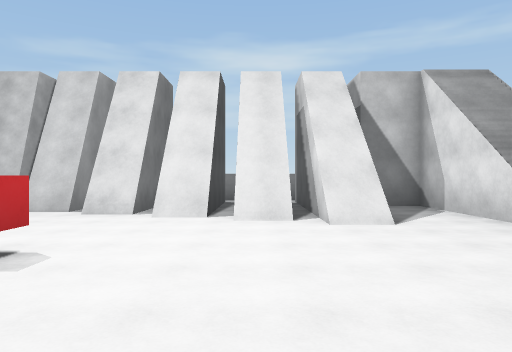
view 1 (above)

18 first-person views from a walk through a Unity game level. The camera is 1.5 m above the floor, looks level and sees 70° across. The floor is counted in squares, 2 m on a side. Each view is taken from the middle of a square. On the plan, view 1 faces up. The plan holds only what a view shows up to about 11 squares ahead; the rest is blank. The place goes on beyond the plan.

view 2
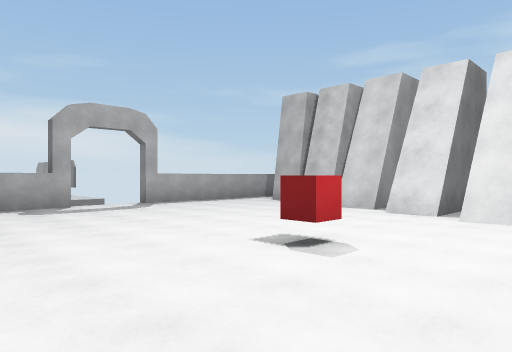

view 3
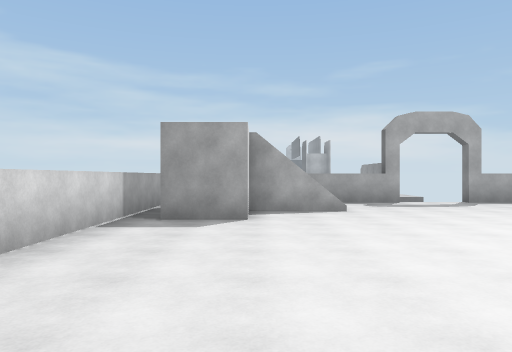

view 4
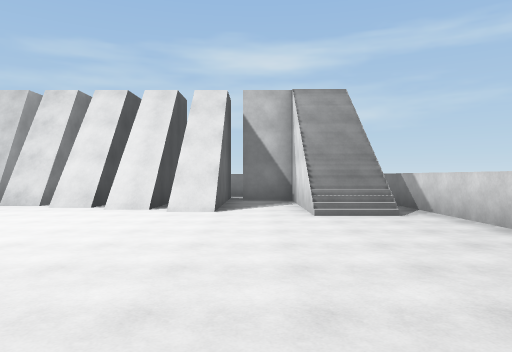

view 5
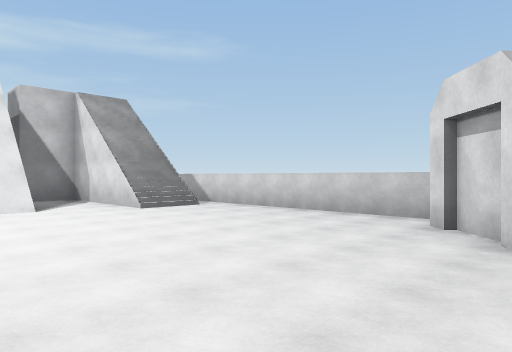

view 6
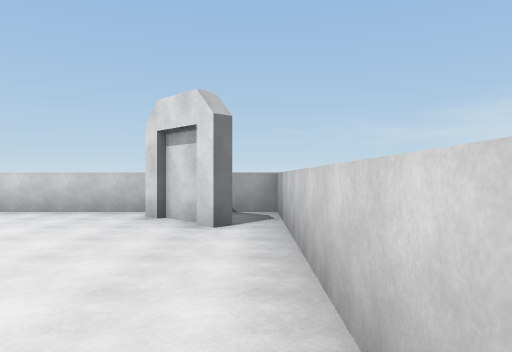

view 7
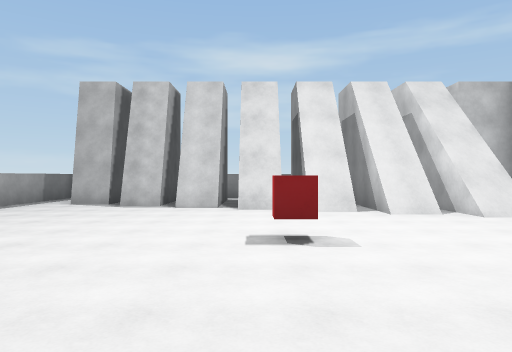

view 8
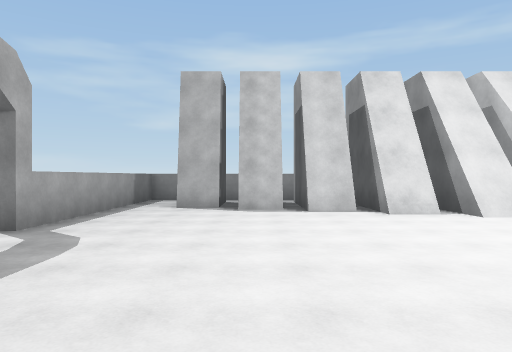

view 9
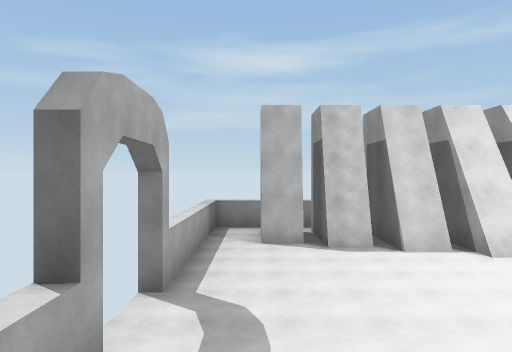

view 10
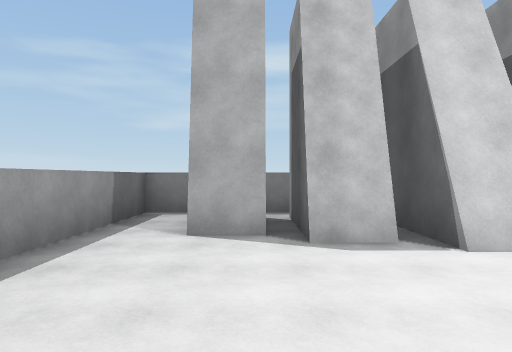

view 11
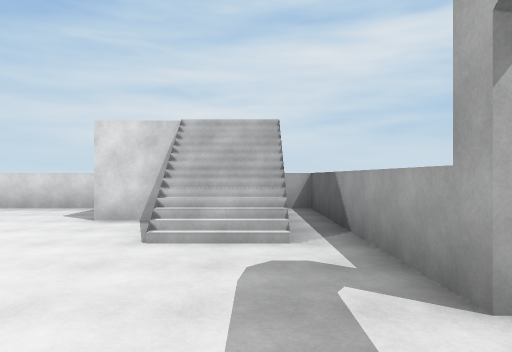

view 12
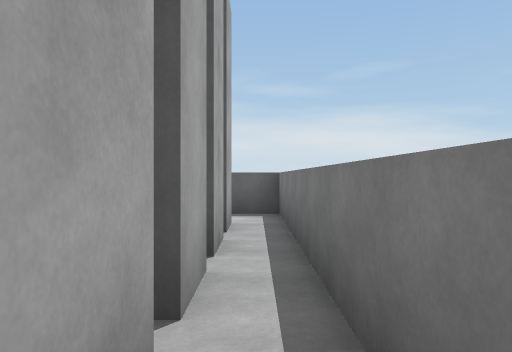

view 13
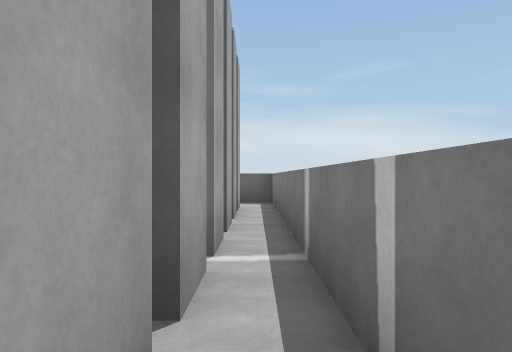

view 14
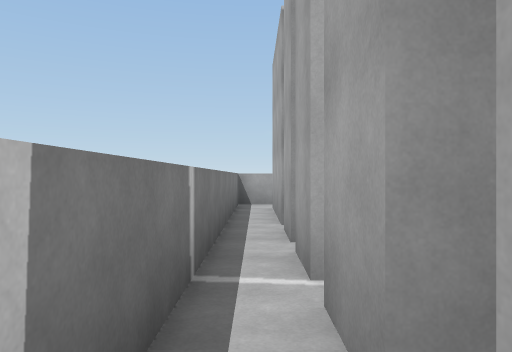

view 15
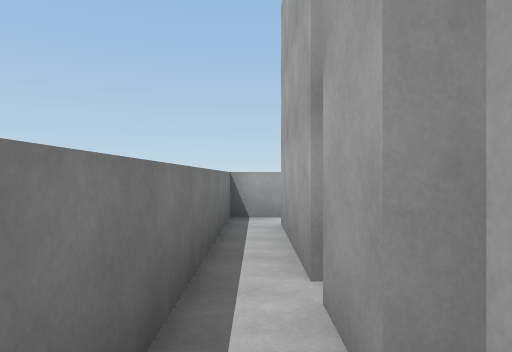

view 16
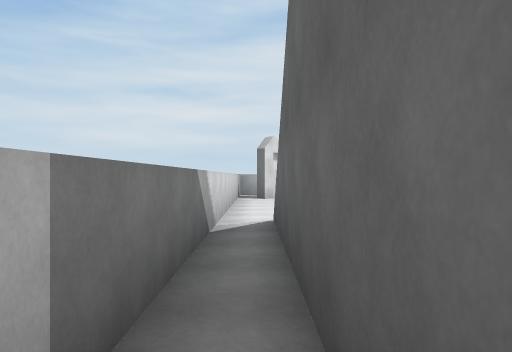

view 17
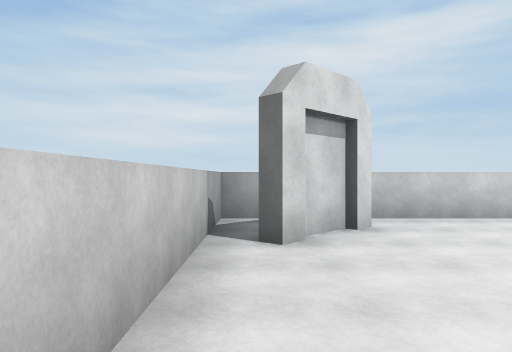

view 18
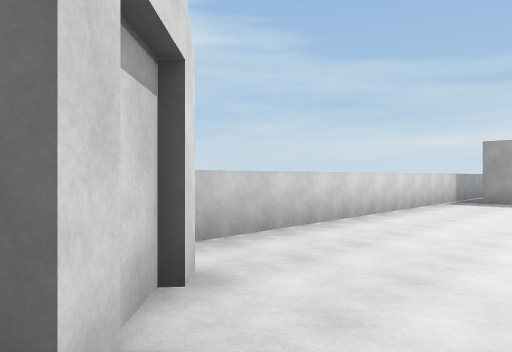

### Floor plan
Key: @ floor where view 1 was taken; # wall or solid block; x gap in a wall; . floor; / step, stairs or slope; C red cube.
Columns run from 10 left of view 1 to 7 right of it. Each row starts with its distance up from view 1.
 12 ##################
 11 #................#
 10 #..########/#    #
  9 #..########//#//.#
  8 #....######//.//.#
  7 #.......###//.//.#
  6 #.........///.//.#
  5 x.............//.#
  4  ................#
  3 x......C.........#
  2 #................#
  1 #.//.............#
  0 #.//......@......#
 -1 #.///...........##
 -2 #.   ..........###
 -3 #. ..............#
 -4 ##################

Positions as (right, up) in squares from view 1, and headings:
1: (0, 0), facing up
2: (0, 0), facing up-left
3: (1, -1), facing left
4: (3, -2), facing up
5: (0, -3), facing up-right
6: (-1, -3), facing right
7: (-3, -1), facing up
8: (-6, 0), facing up
9: (-8, 0), facing up
10: (-7, 4), facing up
11: (-8, 5), facing down
12: (-2, 11), facing left
13: (1, 11), facing left
14: (-3, 11), facing right
15: (0, 11), facing right
16: (6, 11), facing down
17: (6, 3), facing down
18: (6, 0), facing down-left
